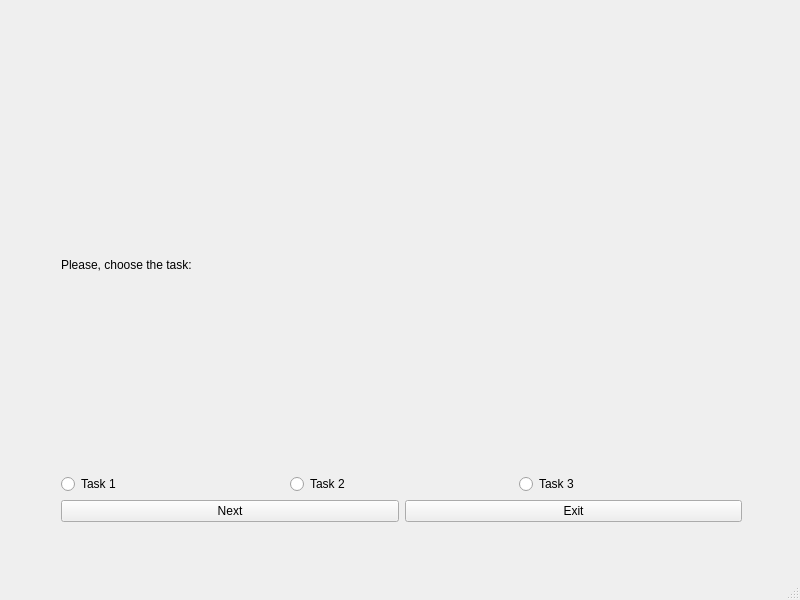
<?xml version="1.0" encoding="UTF-8"?>
<ui version="4.0">
 <class>MainWindow</class>
 <widget class="QMainWindow" name="MainWindow">
  <property name="geometry">
   <rect>
    <x>0</x>
    <y>0</y>
    <width>800</width>
    <height>600</height>
   </rect>
  </property>
  <property name="windowTitle">
   <string>MainWindow</string>
  </property>
  <widget class="QWidget" name="centralwidget">
   <widget class="QWidget" name="layoutWidget">
    <property name="geometry">
     <rect>
      <x>61</x>
      <y>61</y>
      <width>681</width>
      <height>461</height>
     </rect>
    </property>
    <layout class="QVBoxLayout" name="verticalLayout">
     <item>
      <widget class="QLabel" name="chooseTaskLabel">
       <property name="text">
        <string>Please, choose the task:</string>
       </property>
      </widget>
     </item>
     <item>
      <layout class="QHBoxLayout" name="horizontalLayout">
       <item>
        <widget class="QRadioButton" name="taskOneRadioButton">
         <property name="text">
          <string>Task 1</string>
         </property>
        </widget>
       </item>
       <item>
        <widget class="QRadioButton" name="taskTwoRadioButton">
         <property name="text">
          <string>Task 2</string>
         </property>
        </widget>
       </item>
       <item>
        <widget class="QRadioButton" name="taskThreeRadioButton">
         <property name="text">
          <string>Task 3</string>
         </property>
        </widget>
       </item>
      </layout>
     </item>
     <item>
      <layout class="QHBoxLayout" name="horizontalLayout_2">
       <item>
        <widget class="QPushButton" name="nextPushButton">
         <property name="text">
          <string>Next</string>
         </property>
        </widget>
       </item>
       <item>
        <widget class="QPushButton" name="exitPushButton">
         <property name="text">
          <string>Exit</string>
         </property>
        </widget>
       </item>
      </layout>
     </item>
    </layout>
   </widget>
  </widget>
  <widget class="QMenuBar" name="hw1MenuBar">
   <property name="geometry">
    <rect>
     <x>0</x>
     <y>0</y>
     <width>800</width>
     <height>21</height>
    </rect>
   </property>
  </widget>
  <widget class="QStatusBar" name="statusbar"/>
 </widget>
 <resources/>
 <connections/>
</ui>
